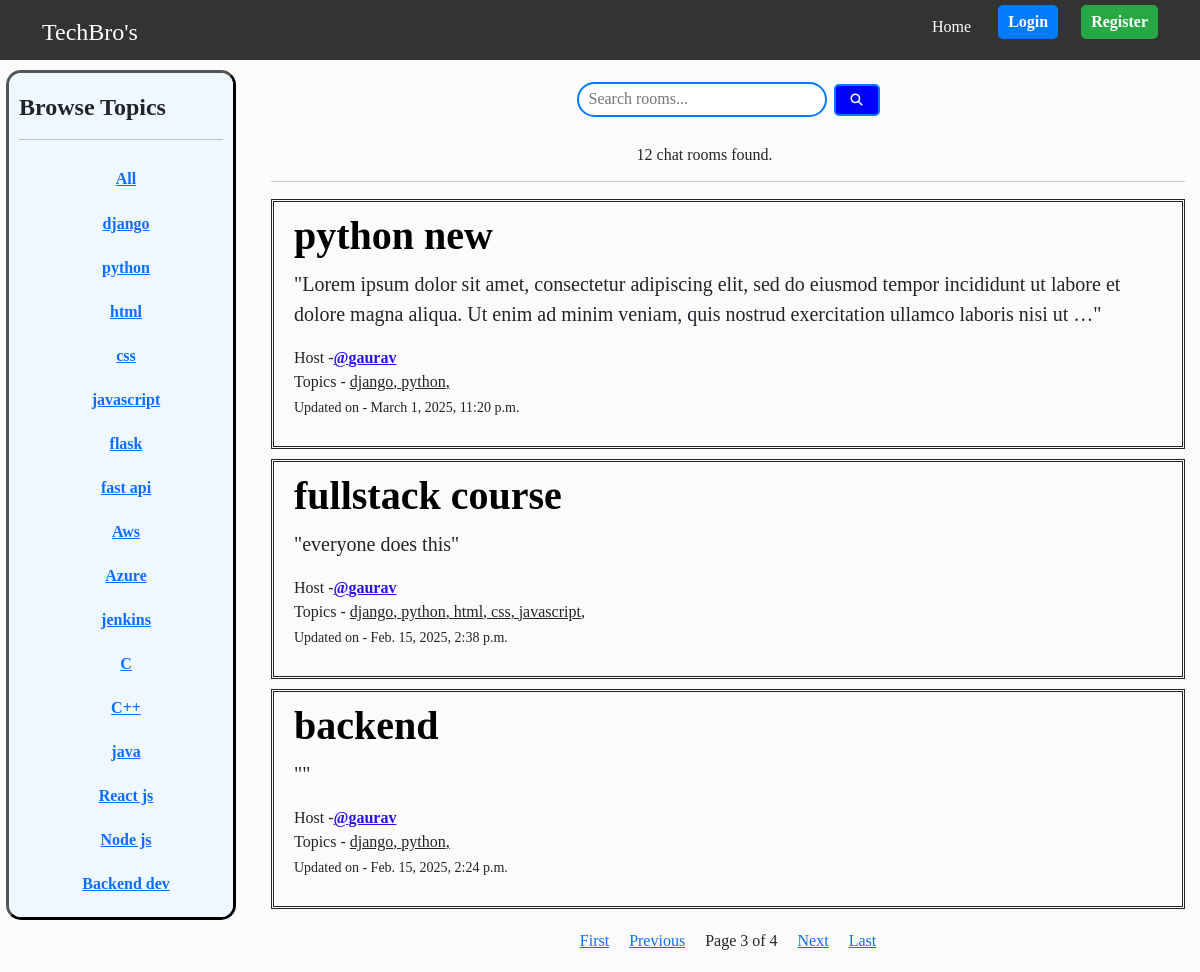
The app's page /?page=3&q= with its own data.
### main/models.py (models this page shows, shortened)
class Topic(models.Model):
    name = models.CharField(max_length=200)
    def __str__(self):
        return self.name

class Room(models.Model):
    topics = models.ManyToManyField(Topic,related_name="rooms")
    host = models.ForeignKey(User,on_delete=models.SET_NULL,null=True)
    name = models.CharField(max_length=200,)
    description = models.TextField(null=True, blank=True)
    participants = models.ManyToManyField(User,related_name='joined_rooms',through='Membership')
    updated = models.DateTimeField(auto_now=True)
    created = models.DateTimeField(auto_now_add=True)
    class Meta():
        ordering = ['-updated','-created']

### main/views.py (the view)
# urls.py: 2. Add a URL to urlpatterns:  path('', views.home, name='home')
def home(request):
    q = request.GET.get('q') if request.GET.get('q') != None else ""
    rooms = Room.objects.prefetch_related('topics').filter(Q(topics__name__icontains=q) | Q(name__icontains =q ) | Q(description__icontains = q)).distinct()
    room_count = rooms.count()
    topics = Topic.objects.all()
    chat_messages = Message.objects.all().order_by('-updated','-created')
    page = request.GET.get('page',1)
    paginator = Paginator(rooms,3)
    try:
        rooms = paginator.page(page)
    except:
        rooms = paginator.page(1)
    context = {'rooms':rooms,'topics':topics,'room_count':room_count,'chat_messages':chat_messages ,'q':q}
    return render(request , 'home.html',context)

### templates/home.html (shortened to what this page needs)
{% extends "base.html" %}
{% block content %}
<div class="home-container">
    <aside class = 'left-sidebar'>
        {% include "topics_component.html" %}
    </aside>
    <main class ="main-feed">
        <div class="center-container">
            <form action={% url "home" %} method="GET"  >
                <input class="search-box" type="search" name="q" placeholder="Search rooms..." aria-label="Search">
                <button class="search-button" type="submit"><i class="fa-solid fa-magnifying-glass"></i></button>
            </form>
        </div>
        <h6 class="search-result">{{room_count}} chat rooms found.</h6>
        {% include "main_feed_component.html" %}
    </main>
</div>
{% endblock content %}

### templates/topics_component.html (shortened to what this page needs)
<!DOCTYPE html>
<html lang="en">
<head>
</head>
<body>
    <div class="topic-container">
    <h4 class='headings'>Browse Topics</h4>
        <hr>
        <div class="topic-list">
            <div class="topic-box">
                <a href="{% url "home" %}"  > <b>All</b></a>
            </div>
        </div>
        <div class="topic-list">
        {% for topic in topics  %}
            <div class="topic-box" >
                <a href="{% url "home" %}?q={{topic.name}} " ><b>{{topic.name}}</b></a>
            </div>
        {% endfor %}
        </div>
    </div>
</body>
</html>

### templates/main_feed_component.html (shortened to what this page needs)
<!DOCTYPE html>
<html lang="en">
<head>
</head>
<body>
    <hr>
    {% for room in rooms %}
        <div class="room-box">
            <h1 class='headings'><a href="{% url "room" room.id %}" >{{ room.name }}</a></h1>
            <p class="room-desc">"{{room.description|truncatechars:200 }}"</p>
            <span>Host -<a href="{% url "user-profile" room.host.id %}" class="user-name">@{{ room.host.username }}</a></span>
            <div>
                <span>Topics - </span>
                {% for topic in room.topics.all  %}
                <span style="text-decoration: underline;">{{topic}}, </span>
                {% endfor %}
            </div>
        <p><small>Updated on - {{ room.updated }}</small></p>
        </div>
    {% endfor %}
    <div class="pagination-option">
        {% if rooms.has_previous %}
            <a href="?page=1&q={{ q }}">First</a>
            <a href="?page={{rooms.previous_page_number}}&q={{ q }}">Previous</a>
        {% endif %}
        <span>Page {{rooms.number}} of {{rooms.paginator.num_pages}}</span>
        {% if rooms.has_next %}
            <span><a href="?page={{ rooms.next_page_number }}&q={{ q }}">Next</a></span>
            <a href="?page={{ rooms.paginator.num_pages }}&q={{ q }}">Last</a>
        {% endif %}
    </div>
</body>
</html>

### static/css/style.css (style rules this page uses)
* { margin: 0; padding-bottom: 1px; box-sizing: border-box; }
body { background-color: #FBFBFB; font-family: 'Times New Roman', Times, serif; }
.user-name { color: #2a10f0; font-weight: bold; }
.home-container { display: grid; grid-template-columns: 1fr 4fr ; gap: 20px; }
.topic-list { display: flex; flex-direction: column; justify-content: center; align-items: center; }
.topic-box { margin: 5px 2px 5px 12px ; padding: 5px 10px 5px 10px; text-align: center; border-radius: 5px; }
.room-desc { font-size: 20px; }
.center-container { display: flex; justify-content: center; align-items: center; height: 10vh; }
.search-box { margin-bottom: 10px; height: 35px; width: 250px; padding: 10px; border: 2px solid #007bff; border-radius: 25px; outline: none; font-size: 16px; }
.search-result { margin-left: 40%; }
.search-button { background-color: blue; color: white; border: 2px solid #007bff; padding: 5px 15px; margin-left: 3px; border-radius: 5px; cursor: pointer; font-size: 12px; }
.main-feed { padding: 5px 15px; }
.topic-container { height: 850px; overflow-y: auto; padding: 20px 10px 20px 10px; margin-top : 10px; margin-left: 6px; border-style : outset; border-radius: 15px; border-color: black; background-color:#F0F8FF; }
.headings { font-weight: bold; }
.headings a { color: black; text-decoration: none; transition: color 0.3s ease; }
.room-box { border-style: double; padding: 10px 20px 10px 20px; margin-top: 10px; margin-bottom: 10px; }
.pagination-option { display: flex; justify-content: center; }
.pagination-option > * { padding: 10px; }

### records on screen
Topic: name "django"
Topic: name "python"
Topic: name "html"
Topic: name "css"
Topic: name "javascript"
Topic: name "flask"
Topic: name "fast api"
Topic: name "Aws"
Topic: name "Azure"
Topic: name "jenkins"
Topic: name "C"
Topic: name "C++"
Topic: name "java"
Topic: name "React js"
Topic: name "Node js"
Topic: name "Backend dev"
Room: name "python new", description "Lorem ipsum dolor sit amet, consectetur adipiscing elit, sed do eiusmod tempor incididunt ut labore et dolore magna aliqua. Ut enim ad minim veniam, quis nostrud exercitation ullamco laboris nisi ut …", host.username "gaurav", updated "March 1, 2025, 11:20 p.m."
Room: name "fullstack course", description "everyone does this", host.username "gaurav", updated "Feb. 15, 2025, 2:38 p.m."
Room: name "backend", host.username "gaurav", updated "Feb. 15, 2025, 2:24 p.m."

### other values on screen
{{ room_count }} "12"
{{ rooms.number }} "3"
{{ rooms.paginator.num_pages }} "4"
